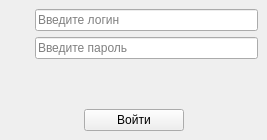
<?xml version="1.0" encoding="UTF-8"?>
<ui version="4.0">
 <class>LoginDialog</class>
 <widget class="QMainWindow" name="LoginDialog">
  <property name="windowModality">
   <enum>Qt::ApplicationModal</enum>
  </property>
  <property name="geometry">
   <rect>
    <x>0</x>
    <y>0</y>
    <width>267</width>
    <height>140</height>
   </rect>
  </property>
  <property name="windowTitle">
   <string>Authorization</string>
  </property>
  <widget class="QWidget" name="centralwidget">
   <layout class="QVBoxLayout" name="verticalLayout">
    <item>
     <layout class="QHBoxLayout" name="horizontalLayout">
      <item>
       <widget class="QLabel" name="loginLabel">
        <property name="minimumSize">
         <size>
          <width>20</width>
          <height>20</height>
         </size>
        </property>
        <property name="maximumSize">
         <size>
          <width>20</width>
          <height>20</height>
         </size>
        </property>
        <property name="text">
         <string/>
        </property>
        <property name="pixmap">
         <pixmap resource="Resources.qrc">:/Icons/person.circle.fill.png</pixmap>
        </property>
        <property name="scaledContents">
         <bool>true</bool>
        </property>
       </widget>
      </item>
      <item>
       <widget class="QLineEdit" name="loginLineEdit">
        <property name="placeholderText">
         <string>Введите логин</string>
        </property>
       </widget>
      </item>
     </layout>
    </item>
    <item>
     <layout class="QHBoxLayout" name="horizontalLayout_2">
      <item>
       <widget class="QLabel" name="passwordLabel">
        <property name="minimumSize">
         <size>
          <width>20</width>
          <height>20</height>
         </size>
        </property>
        <property name="maximumSize">
         <size>
          <width>20</width>
          <height>20</height>
         </size>
        </property>
        <property name="text">
         <string/>
        </property>
        <property name="pixmap">
         <pixmap resource="Resources.qrc">:/Icons/lock.circle.fill.png</pixmap>
        </property>
        <property name="scaledContents">
         <bool>true</bool>
        </property>
       </widget>
      </item>
      <item>
       <widget class="QLineEdit" name="passwordLineEdit">
        <property name="echoMode">
         <enum>QLineEdit::Password</enum>
        </property>
        <property name="placeholderText">
         <string>Введите пароль</string>
        </property>
       </widget>
      </item>
     </layout>
    </item>
    <item>
     <spacer name="verticalSpacer">
      <property name="orientation">
       <enum>Qt::Vertical</enum>
      </property>
      <property name="sizeHint" stdset="0">
       <size>
        <width>20</width>
        <height>5</height>
       </size>
      </property>
     </spacer>
    </item>
    <item>
     <layout class="QHBoxLayout" name="horizontalLayout_3">
      <item>
       <spacer name="horizontalSpacer">
        <property name="orientation">
         <enum>Qt::Horizontal</enum>
        </property>
        <property name="sizeHint" stdset="0">
         <size>
          <width>40</width>
          <height>20</height>
         </size>
        </property>
       </spacer>
      </item>
      <item>
       <widget class="QPushButton" name="pushButton">
        <property name="minimumSize">
         <size>
          <width>100</width>
          <height>0</height>
         </size>
        </property>
        <property name="maximumSize">
         <size>
          <width>100</width>
          <height>16777215</height>
         </size>
        </property>
        <property name="text">
         <string>Войти</string>
        </property>
        <property name="shortcut">
         <string>Return</string>
        </property>
       </widget>
      </item>
      <item>
       <spacer name="horizontalSpacer_2">
        <property name="orientation">
         <enum>Qt::Horizontal</enum>
        </property>
        <property name="sizeHint" stdset="0">
         <size>
          <width>40</width>
          <height>20</height>
         </size>
        </property>
       </spacer>
      </item>
     </layout>
    </item>
   </layout>
  </widget>
 </widget>
 <resources>
  <include location="Resources.qrc"/>
 </resources>
 <connections/>
</ui>
